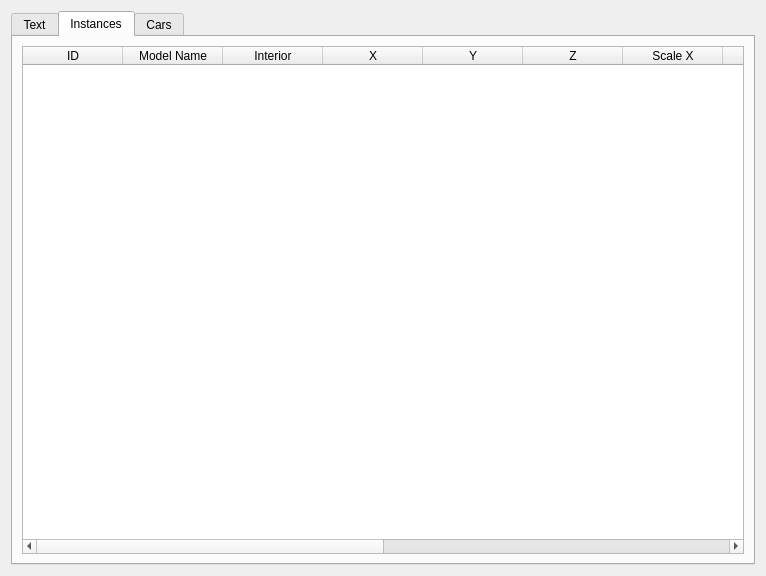
<?xml version="1.0" encoding="UTF-8"?>
<ui version="4.0">
 <class>IPLWidget</class>
 <widget class="QWidget" name="IPLWidget">
  <property name="geometry">
   <rect>
    <x>0</x>
    <y>0</y>
    <width>766</width>
    <height>576</height>
   </rect>
  </property>
  <property name="windowTitle">
   <string notr="true"/>
  </property>
  <layout class="QVBoxLayout" name="verticalLayout">
   <item>
    <widget class="QTabWidget" name="tabWidget">
     <property name="currentIndex">
      <number>1</number>
     </property>
     <widget class="QWidget" name="tab">
      <attribute name="title">
       <string>Text</string>
      </attribute>
      <layout class="QHBoxLayout" name="horizontalLayout">
       <item>
        <widget class="QTextEdit" name="textEdit">
         <property name="readOnly">
          <bool>true</bool>
         </property>
        </widget>
       </item>
      </layout>
     </widget>
     <widget class="QWidget" name="tab_2">
      <attribute name="title">
       <string>Instances</string>
      </attribute>
      <layout class="QHBoxLayout" name="horizontalLayout_2">
       <item>
        <widget class="QTableWidget" name="instTable">
         <attribute name="verticalHeaderVisible">
          <bool>false</bool>
         </attribute>
         <column>
          <property name="text">
           <string>ID</string>
          </property>
         </column>
         <column>
          <property name="text">
           <string>Model Name</string>
          </property>
         </column>
         <column>
          <property name="text">
           <string>Interior</string>
          </property>
         </column>
         <column>
          <property name="text">
           <string>X</string>
          </property>
         </column>
         <column>
          <property name="text">
           <string>Y</string>
          </property>
         </column>
         <column>
          <property name="text">
           <string>Z</string>
          </property>
         </column>
         <column>
          <property name="text">
           <string>Scale X</string>
          </property>
         </column>
         <column>
          <property name="text">
           <string>Scale Y</string>
          </property>
         </column>
         <column>
          <property name="text">
           <string>Scale Z</string>
          </property>
         </column>
         <column>
          <property name="text">
           <string>Rotation X</string>
          </property>
         </column>
         <column>
          <property name="text">
           <string>Rotation Y</string>
          </property>
         </column>
         <column>
          <property name="text">
           <string>Rotation Z</string>
          </property>
         </column>
         <column>
          <property name="text">
           <string>Rotation W</string>
          </property>
         </column>
         <column>
          <property name="text">
           <string>LOD</string>
          </property>
         </column>
        </widget>
       </item>
      </layout>
     </widget>
     <widget class="QWidget" name="tab_3">
      <attribute name="title">
       <string>Cars</string>
      </attribute>
      <layout class="QHBoxLayout" name="horizontalLayout_3">
       <item>
        <widget class="QTableWidget" name="carTable">
         <attribute name="verticalHeaderVisible">
          <bool>false</bool>
         </attribute>
         <column>
          <property name="text">
           <string>Position X</string>
          </property>
         </column>
         <column>
          <property name="text">
           <string>Position Y</string>
          </property>
         </column>
         <column>
          <property name="text">
           <string>Position Z</string>
          </property>
         </column>
         <column>
          <property name="text">
           <string>Angle</string>
          </property>
         </column>
         <column>
          <property name="text">
           <string>Car ID</string>
          </property>
         </column>
         <column>
          <property name="text">
           <string>Primary Color</string>
          </property>
         </column>
         <column>
          <property name="text">
           <string>Secondary Color</string>
          </property>
         </column>
         <column>
          <property name="text">
           <string>Force Spawn</string>
          </property>
         </column>
         <column>
          <property name="text">
           <string>Alarm Probability</string>
          </property>
         </column>
         <column>
          <property name="text">
           <string>Door Lock Probability</string>
          </property>
         </column>
         <column>
          <property name="text">
           <string>Unknown 1</string>
          </property>
         </column>
         <column>
          <property name="text">
           <string>Unknown 2</string>
          </property>
         </column>
        </widget>
       </item>
      </layout>
     </widget>
    </widget>
   </item>
  </layout>
 </widget>
 <resources/>
 <connections/>
</ui>
